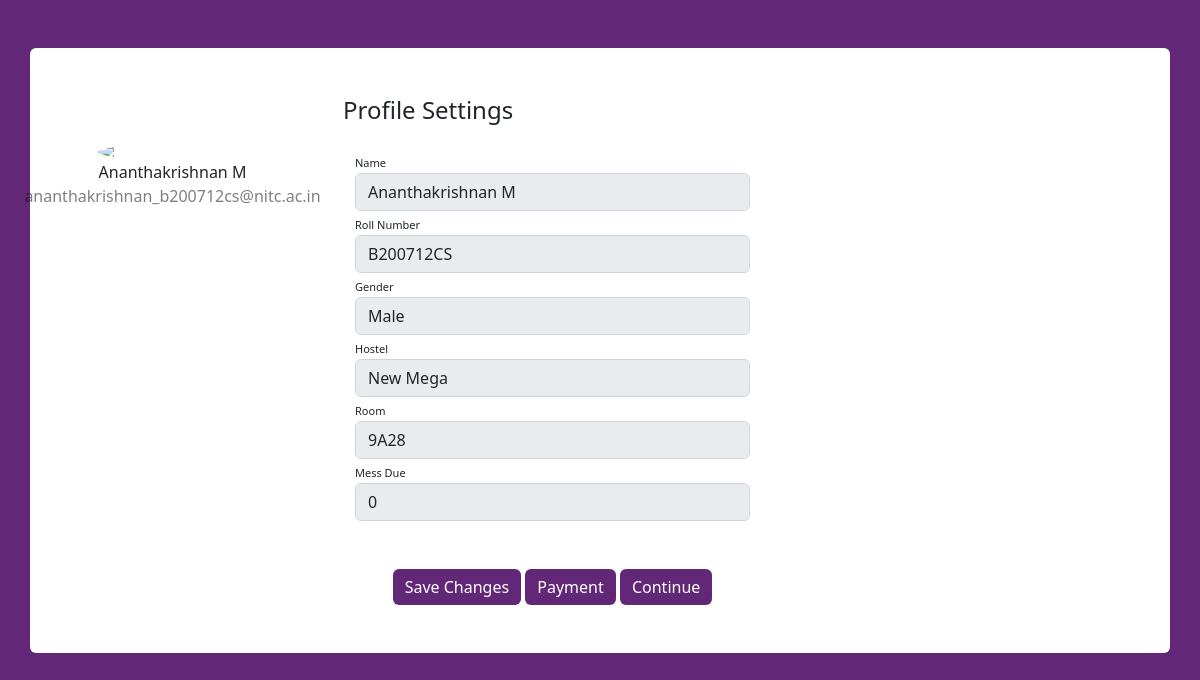
Page /B200712CS/profile on the committed database.
### tables this page shows
CREATE TABLE student (
id integer primary key autoincrement,
username text not null,
name text not null,
pwd text not null,
gender text,
hostel text,
room text,
mess text,
due integer);

### mess.py (the view)
@app.route('/<username>/profile',methods=('GET','POST'))
def show_profile(username):
	user = get_post_student(username)
	name=user['name']
	fname=name.split()
	email=fname[0].lower()+'_'+username.lower()+'@nitc.ac.in'
	if request.method == 'POST':
		if request.form['action'] == 'continue':
			return redirect(url_for('mess_preference',username=username))
	return render_template('show_profile.html',user=user,email=email)

### mess.py (called while the page is built)
def connect_db():
	conn=sqlite3.connect('database.db')
	conn.row_factory=sqlite3.Row
	return conn

def get_post_student(username):
	conn=connect_db()
	post=conn.execute('SELECT * FROM student where username = ?',(username,)).fetchone()
	conn.close()
	if post is None:
		abort(404)
	return post

### templates/show_profile.html (shortened to what this page needs)
<!DOCTYPE html>
<html lang="en" dir="ltr">
<head>
</head>
<link href="https://cdn.jsdelivr.net/npm/bootstrap@5.2.0-beta1/dist/css/bootstrap.min.css" rel="stylesheet">
<link rel="stylesheet" href="{{ url_for('static', filename='css/profile_style.css') }}">
<body>
  <div class="container rounded bg-white mt-5 mb-5">
    <div class="row">
      <div class="col-md-3 border-right">
        <div class="d-flex flex-column align-items-center text-center p-3 py-5"><img class="rounded-circle mt-5" width="150px"
            src="https://st3.depositphotos.com/15648834/17930/v/600/depositphotos_179308454-stock-illustration-unknown-person-silhouette-glasses-profile.jpg">
            <span class="font-weight-bold">{{ user['name'] }}</span>
            <span class="text-black-50">{{ email }}</span>
        </div>
      </div>
      <div class="col-md-5 border-right">
        <div class="p-3 py-5">
          <div class="d-flex justify-content-between align-items-center mb-3">
            <h4 class="text-right">Profile Settings</h4>
          </div>
          <form method=post>
            <div class="container">
                  <div class="row mt-3">
            <div class="col-md-12"><label class="labels">Name</label><input type="text" class="form-control" placeholder="Enter Name" value="{{ user['name'] }}" disabled></div>
            <div class="col-md-12"><label class="labels">Roll Number</label><input type="text" class="form-control" placeholder="Enter Roll Number" value="{{ user['username'] }}" disabled></div>
            <div class="col-md-12"><label for="gender" class="labels">Gender</label>
            <input type="text" name="gender" placeholder="Select gender" class="form-control" value="{{ request.form['gender'] or user['gender'] }}" disabled></input></div>
            <div class="col-md-12"><label for="hostel" class="labels">Hostel</label>
            <input type="text" name="hostel" placeholder="Enter Hostel Name" class="form-control" value="{{ request.form['hostel'] or user['hostel'] }}" disabled></input></div>
            <div class="col-md-12"><label for="room" class="labels">Room</label>
            <input type="text" name="room" placeholder="Enter Room no" class="form-control" value="{{ request.form['room'] or user['room'] }}" disabled></input></div>
            <div class="col-md-12"><label class="labels">Mess Due</label><input type="text" class="form-control" placeholder="Enter Mess Dues" value="{{ user['due'] }}" disabled></div>
          </div>
          <div class="mt-5 text-center">
          <button class="btn btn-dark profile-button" type="submit" name="action" value="save">Save Changes</button>
          <button class="btn btn-dark profile-button" type="submit" name="action" value="payment">Payment</button>
          <button class="btn btn-dark profile-button" type="submit" name="action" value="continue">Continue</button>
            </div>
        </form>
          </div>
      </div>
    </div>
  </div>
</body>
</html>

### static/css/profile_style.css (style rules this page uses)
body { background: rgb(99, 39, 120) }
.profile-button { background: rgb(99, 39, 120); box-shadow: none; border: none }
.labels { font-size: 11px }

### rows in the picture
student: name "Ananthakrishnan M", username "B200712CS", gender "Male", hostel "New Mega", room "9A28", due "0"

### other values in the picture
{{ email }} "ananthakrishnan_b200712cs@nitc.ac.in"
